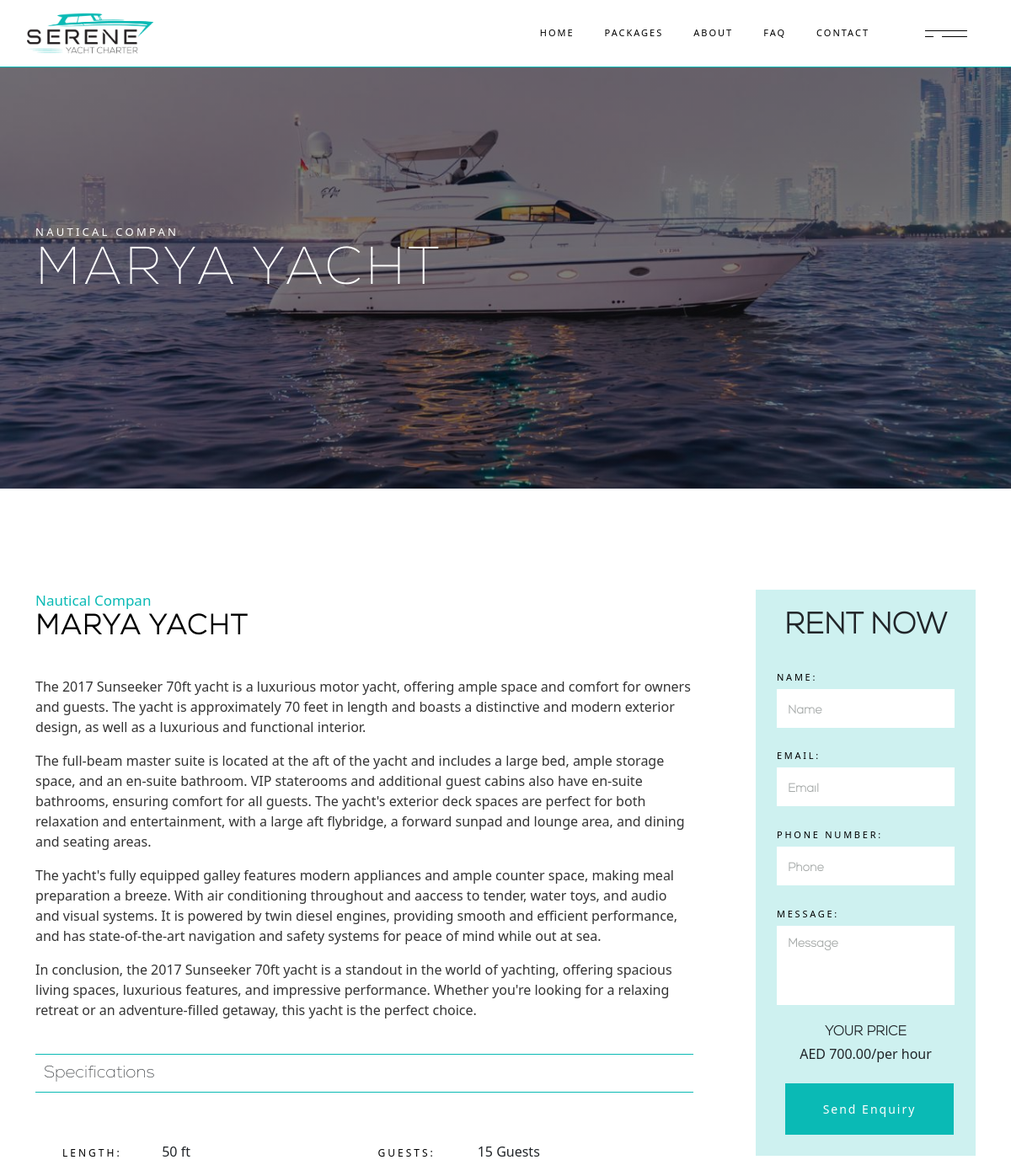
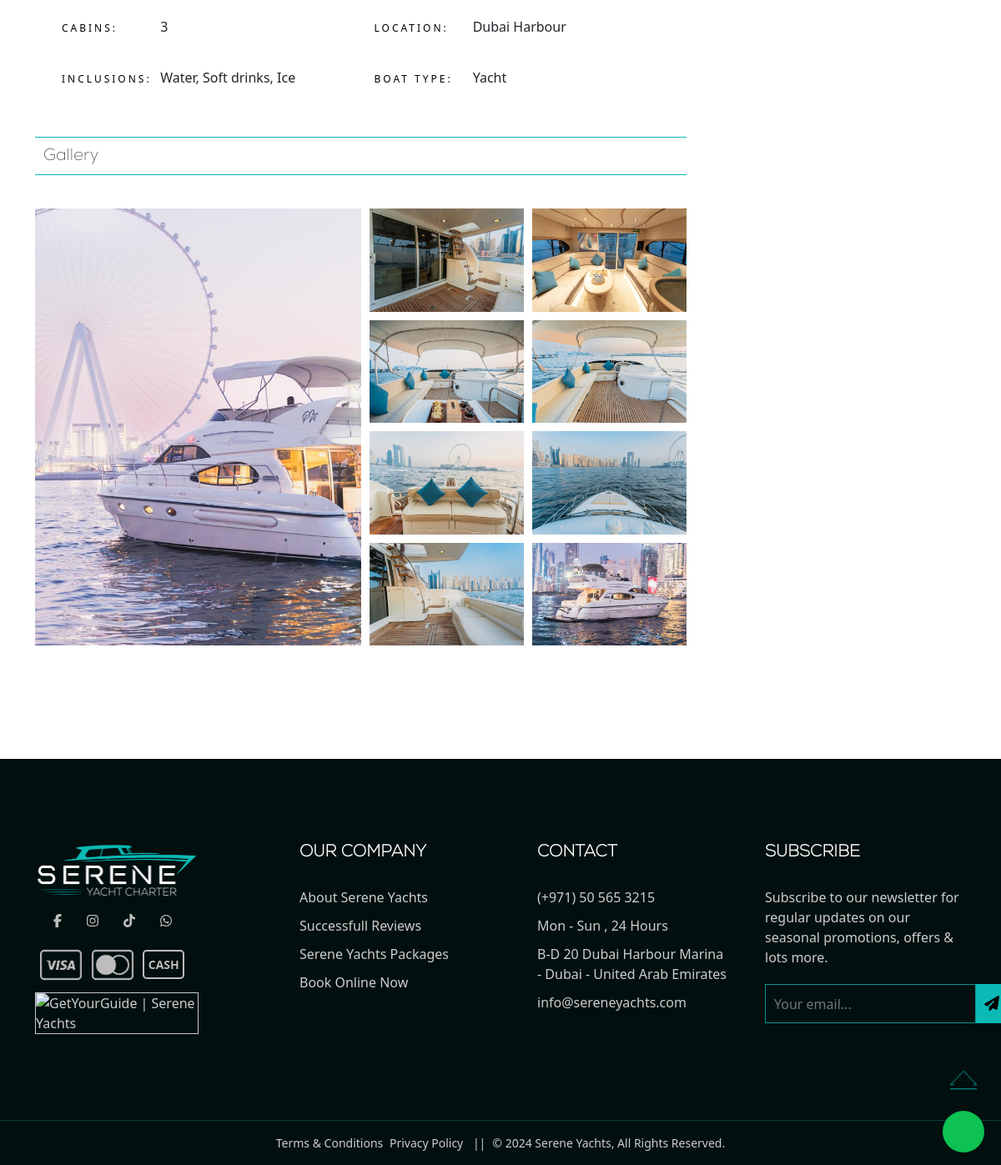
Screenshot of /ship-details.php?id=3 with the database file from the repository (2 pictures, top to bottom).
### tables this page shows
CREATE TABLE `yachts` (
  `id` int(11) NOT NULL,
  `name` varchar(255) NOT NULL,
  `length` varchar(255) DEFAULT NULL,
  `capacity` int(11) DEFAULT NULL,
  `cabins` int(11) DEFAULT NULL,
  `location` varchar(255) DEFAULT NULL,
  `inclusions` varchar(255) DEFAULT NULL,
  `description` text DEFAULT NULL,
  `description_points` text NOT NULL,
  `detailed_text` text NOT NULL,
  `price_per_hour` decimal(10,2) DEFAULT NULL,
  `image_path` varchar(255) DEFAULT NULL,
  `bg_img_path` varchar(255) NOT NULL
);

CREATE TABLE `yachtimages` (
  `id` int(11) NOT NULL,
  `yacht_id` int(11) DEFAULT NULL,
  `image_path` varchar(255) DEFAULT NULL
);

### ship-details.php (the view, shortened to what this page needs)
<?php
include 'config/dbcon.php';
if (isset($_GET['id'])) {
    $id = $_GET['id'];
    $stmt = $con->prepare("SELECT * FROM yachts WHERE id = ?");
    $stmt->bind_param("i", $id);
    $stmt->execute();
    $result = $stmt->get_result();
    $img_stmt = $con->prepare("SELECT * FROM yachtimages WHERE yacht_id = ?");
    $img_stmt->bind_param("i", $id);
    $img_stmt->execute();
    $img_result = $img_stmt->get_result();
    if ($result->num_rows > 0) {
        $row = $result->fetch_assoc();
        ?>
        <!DOCTYPE html>
        <html lang="en">
        <?php include_once 'includes/head.php'; ?>
        <body class="bg-white">
            <?php include 'includes/header.php'; ?>
            <main class="position-relative z-0">
                <section class="ship-hero" style="background-image:linear-gradient(to left, rgba(0,0,0,0.5),rgba(0,0,0,0.5)), url(<?= $row['bg_img_path'] ?>);">
                    <div class="container h-100">
                        <div class="sh-caption text-white">
                            <p>nautical compan</p>
                            <h1><?= $row['name'] ?> Yacht</h1>
                        </div>
                    </div>
                </section>
                <section class="ship-details_sec">
                    <div class="container">
                        <div class="row">
                            <div class="col-lg-9">
                                <div class="sdc-content">
                                    <div class="sd-sub_title">
                                        <span>nautical compan</span>
                                    </div>
                                    <h3 class="sd-title"><?= $row['name'] ?> Yacht</h3>
                                    <div class="sdc-content_text">
                                        <?php
                                        $detailed_text = explode(':', $row['detailed_text']);
                                        foreach ($detailed_text as $item) {
                                            echo '<p>' . $item . '</p>';
                                        }
                                        ?>
                                    </div>
                                    <div class="sdc-content_specs">
                                        <div class="sdc-content_specs-title">
                                            <h5 class="m-0">Specifications</h5>
                                        </div>
                                        <div class="sdc-content_specs-details">
                                            <ul>
                                                <li>
                                                    <span class="sdc-csd_label">length:</span>
                                                    <span class="sdc-csd_text"><?= $row['length'] ?></span>
                                                </li>
                                                <li>
                                                    <span class="sdc-csd_label">Guests:</span>
                                                    <span class="sdc-csd_text"><?= $row['capacity'] ?> Guests</span>
                                                </li>
                                                <li>
                                                    <span class="sdc-csd_label">Cabins:</span>
                                                    <span class="sdc-csd_text"><?= $row['cabins'] ?></span>
                                                </li>
                                                <li>
                                                    <span class="sdc-csd_label">Location:</span>
                                                    <span class="sdc-csd_text"><?= $row['location'] ?></span>
                                                </li>
                                                <li>
                                                    <span class="sdc-csd_label">Inclusions:</span>
                                                    <span class="sdc-csd_text"><?= $row['inclusions'] ?></span>
                                                </li>
                                                <li>
                                                    <span class="sdc-csd_label">Boat Type:</span>
                                                    <span class="sdc-csd_text">Yacht</span>
                                                </li>
                                            </ul>
                                        </div>
                                    </div>
                                    <div class="sdc-content_imgs">
                                        <div class="sdc-content_specs-title">
                                            <h5 class="m-0">Gallery</h5>
                                        </div>
                                    <div class="sdc-content_gallery">
                                    <?php
                                    while ($img_row = $img_result->fetch_assoc()) {
                                        ?>
                                        <div class="sdc-cg_item">
                                            <img class="w-100 h-100" src="assets/images/<?= strtolower($row['name']) ?>/<?= $img_row['image_path'] ?>" alt="">
                                        </div>
                                        <?php } ?>
                                    </div>
                                    </div>
                                </div>
                            </div>
                            <div class="col-lg-3">
                                <div class="sdc-siderbar">
                                    <div class="sdc-enquiry-form">
                                        <form action="">
                                            <h5>Rent Now</h5>
                                            <div class="row">
                                                <div class="col-12">
                                                    <label for="name">Name:</label>
                                                    <input type="text" class="form-control" name="name" id="name"
                                                        placeholder="Name">
                                                </div>
                                                <div class="col-12">
                                                    <label for="email">Email:</label>
                                                    <input type="email" class="form-control" name="email" id="email"
                                                        placeholder="Email">
                                                </div>
                                                <div class="col-12">
                                                    <label for="phone">Phone Number:</label>
                                                    <input type="tel" class="form-control" name="phone" id="phone"
                                                        placeholder="Phone">
                                                </div>
                                                <div class="col-12">
                                                    <label for="message">Message:</label>
                                                    <textarea type="text" class="form-control" rows="3" name="message"
                                                        id="message" placeholder="Message"></textarea>
                                                </div>
                                            </div>
                                            <div class="sdc-price col-12 text-center">
                                                <h6 class="text-uppercase fw-bold mb-1">Your Price</h6>
                                                <p class="fw-lighter">AED <?= $row['price_per_hour'] ?>/per hour</p>
                                            </div>
                                            <div class="sdc-submit">
                                                <button class="custom-btn" type="submit" id="enquiry" name="enquire_btn">Send
                                                    Enquiry</button>
                                            </div>
                                        </form>
                                    </div>
                                </div>
                            </div>
                        </div>
                    </div>
                </section>
            </main>
            <?php
    } else {
        echo "<div class='container mt-5'><div class='alert alert-warning'>No ship found.</div></div>";
    }
} else {
    echo "<div class='container mt-5'><div class='alert alert-warning'>No ship id provided.</div></div>";
}
?>
    <?php include 'includes/footer.php'; ?>

### assets/css/main.css (style rules this page uses)
:root { --primary-color: #0abab5; --dark-color: #020f0f; --gray: #4d4d4d; --light-bg-prime: #edf4f3; --primary-font: "Neo Latina"; --secondary-font: "Nexa"; --rare-font: "Cormorant Upright", serif; }
h1, h2, h3, h4, h5, h6 { font-weight: 700; font-family: var(--secondary-font); }
h1, h2, h3, h4, h5, h6, p { margin: 0; }
ul, ol { margin: 0; padding: 0; list-style: none; }
img { max-width: 100%; }
button, input, textarea, button:focus, button:hover, input:focus, textarea:focus { outline: 0; border: none; box-shadow: none; -moz-box-shadow: none; -webkit-box-shadow: none; -ms-box-shadow: none; -o-box-shadow: none; }
* { margin: 0; padding: 0; border: 0; outline: 0; box-sizing: border-box; -moz-box-sizing: border-box; -webkit-box-sizing: border-box; -ms-box-sizing: border-box; -o-box-sizing: border-box; }
body { font-family: var(--primary-font); font-size: 1.1em; font-weight: 400; box-sizing: border-box; -moz-box-sizing: border-box; -webkit-box-sizing: border-box; -ms-box-sizing: border-box; -o-box-sizing: border-box; overflow-x: hidden; overflow-y: scroll; }
body { --sb-size: 6px; transition: all .3s ease-out; }
.custom-btn { color: #fff; font-size: 14px; padding: 20px 30px; border: 1px solid #fff; display: block; width: 100%; max-width: 200px; margin-inline: 10px; transition: all .3s ease-out; letter-spacing: 2px; }
.ship-hero { height: 580px; background-position: center; background-repeat: no-repeat; background-size: cover; }
.sh-caption { height: 100%; display: flex; flex-direction: column; justify-content: center; padding-top: 40px; }
.sh-caption p { margin: 4px 0 7px; font-size: 13px; line-height: 1.54em; letter-spacing: .25em; font-weight: 500; text-transform: uppercase; }
.sh-caption h1 { font-size: 63px; text-transform: uppercase; line-height: .95em; letter-spacing: .05em; font-weight: 500; word-wrap: break-word; -ms-word-wrap: break word; }
.ship-details_sec { padding-block: 120px; }
.sdc-content { padding-right: 50px; }
.sdc-content .sd-sub_title { color: var(--primary-color); font-size: 17px; line-height: 1.5em; text-transform: capitalize; }
.sdc-content .sd-title { text-transform: uppercase; color: #000; font-size: 33px; line-height: 1.15em; letter-spacing: .05em; font-weight: 700; margin: 0; -ms-word-wrap: break-word; word-wrap: break-word; }
.sdc-content_text { margin-top: 40px; color: #343434; font-weight: 300; }
.sdc-content_specs-title { border-top: 1px solid var(--primary-color); border-bottom: 1px solid var(--primary-color); padding: 10px; margin-block: 40px; }
.sdc-content_specs-details ul { display: flex; flex-wrap: wrap; list-style-type: none; margin: 0; }
.sdc-content_specs-details ul li { flex-basis: 50%; padding: 18px 0 19px; }
.sdc-content_specs-details .sdc-csd_label { text-transform: uppercase; color: #000; font-size: 12px; line-height: 1.54em; letter-spacing: .25em; font-weight: 500; display: inline-block; min-width: 114px; }
.sdc-csd_text { font-weight: 300; }
.sdc-content_gallery { display: grid; grid-template-columns: 50% repeat(2, .5fr); gap: 10px; }
.sdc-cg_item { position: relative; overflow: hidden; width: 100%; height: 100%; }
.sdc-cg_item:first-child { grid-row: 1/5; }
.sdc-cg_item img { object-fit: cover; transition: all .5s ease; }
.sdc-enquiry-form { background-color: rgba(10, 186, 180, 0.2); padding: 23px 25px 25px; }
.sdc-enquiry-form .col-12 { margin-bottom: 23px; }
.sdc-enquiry-form h5 { font-size: 35px; text-transform: uppercase; font-weight: 700; text-align: center; margin-bottom: 28px; }
.sdc-enquiry-form .form-control { border: 1px solid #fff; border-radius: 0; padding-block: 10px; resize: none; }
.sdc-enquiry-form label, .cus3-form label { margin-bottom: 5px; display: inline-flex; vertical-align: middle; text-transform: uppercase; line-height: 1.54em; letter-spacing: .25em; font-weight: 400; flex-wrap: wrap; color: #000; font-size: 11px; }
.sdc-enquiry-form .form-control::placeholder { color: rgba(31, 39, 38, 0.4); font-size: 14px; font-weight: 600; font-family: var(--secondary-font); }
.sdc-enquiry-form .custom-btn, .cus3-form .custom-btn { background-color: var(--primary-color); border: var(--primary-color); }

### rows the page displays
yachts: bg_img_path (picture), name "MARYA", detailed_text "The 2017 Sunseeker 70ft yacht is a luxurious motor yacht, offering ample space and comfort for owners and guests. The yacht is approximately 70 feet in length and boasts a distinctive and modern exterior design, as well as a luxurious and functional interior.", detailed_text "The full-beam master suite is located at the aft of the yacht and includes a large bed, ample storage space, and an en-suite bathroom. VIP staterooms and additional guest cabins also have en-suite bathrooms, ensuring comfort for all guests. The yacht's exterior deck spaces are perfect for both relaxation and entertainment, with a large aft flybridge, a forward sunpad and lounge area, and dining and seating areas.", detailed_text "The yacht's fully equipped galley features modern appliances and ample counter space, making meal preparation a breeze. With air conditioning throughout and aaccess to tender, water toys, and audio and visual systems. It is powered by twin diesel engines, providing smooth and efficient performance, and has state-of-the-art navigation and safety systems for peace of mind while out at sea.", detailed_text "In conclusion, the 2017 Sunseeker 70ft yacht is a standout in the world of yachting, offering spacious living spaces, luxurious features, and impressive performance. Whether you're looking for a relaxing retreat or an adventure-filled getaway, this yacht is the perfect choice.", length "50 ft", capacity "15", cabins "3", location "Dubai Harbour", inclusions "Water, Soft drinks, Ice", price_per_hour "700.00"
yachtimages: image_path (picture)
yachtimages: image_path (picture)
yachtimages: image_path (picture)
yachtimages: image_path (picture)
yachtimages: image_path (picture)
yachtimages: image_path (picture)
yachtimages: image_path (picture)
yachtimages: image_path (picture)
yachtimages: image_path (picture)
